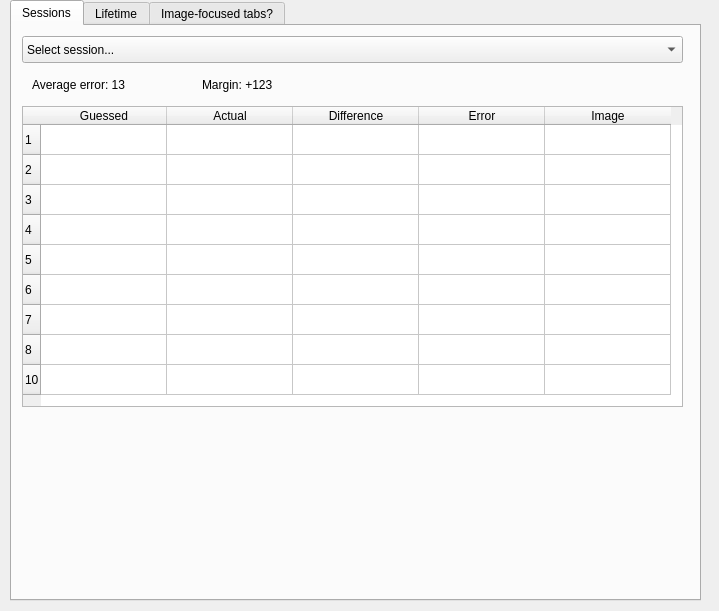
<?xml version="1.0" encoding="UTF-8"?>
<ui version="4.0">
 <class>Stats</class>
 <widget class="QWidget" name="Stats">
  <property name="geometry">
   <rect>
    <x>0</x>
    <y>0</y>
    <width>719</width>
    <height>611</height>
   </rect>
  </property>
  <property name="windowTitle">
   <string>Stats Design</string>
  </property>
  <widget class="QTabWidget" name="tabWidget">
   <property name="geometry">
    <rect>
     <x>10</x>
     <y>0</y>
     <width>691</width>
     <height>601</height>
    </rect>
   </property>
   <property name="tabShape">
    <enum>QTabWidget::Rounded</enum>
   </property>
   <property name="currentIndex">
    <number>0</number>
   </property>
   <widget class="QWidget" name="tab">
    <attribute name="title">
     <string>Sessions</string>
    </attribute>
    <widget class="QComboBox" name="comboBox">
     <property name="geometry">
      <rect>
       <x>10</x>
       <y>10</y>
       <width>661</width>
       <height>27</height>
      </rect>
     </property>
     <item>
      <property name="text">
       <string>Select session...</string>
      </property>
     </item>
     <item>
      <property name="text">
       <string>Session 1</string>
      </property>
     </item>
     <item>
      <property name="text">
       <string>Session 2</string>
      </property>
     </item>
    </widget>
    <widget class="QTableWidget" name="tableWidget">
     <property name="geometry">
      <rect>
       <x>10</x>
       <y>80</y>
       <width>661</width>
       <height>301</height>
      </rect>
     </property>
     <attribute name="horizontalHeaderCascadingSectionResizes">
      <bool>false</bool>
     </attribute>
     <attribute name="horizontalHeaderDefaultSectionSize">
      <number>126</number>
     </attribute>
     <row>
      <property name="text">
       <string>1</string>
      </property>
     </row>
     <row>
      <property name="text">
       <string>2</string>
      </property>
     </row>
     <row>
      <property name="text">
       <string>3</string>
      </property>
     </row>
     <row>
      <property name="text">
       <string>4</string>
      </property>
     </row>
     <row>
      <property name="text">
       <string>5</string>
      </property>
     </row>
     <row>
      <property name="text">
       <string>6</string>
      </property>
     </row>
     <row>
      <property name="text">
       <string>7</string>
      </property>
     </row>
     <row>
      <property name="text">
       <string>8</string>
      </property>
     </row>
     <row>
      <property name="text">
       <string>10</string>
      </property>
     </row>
     <column>
      <property name="text">
       <string>Guessed</string>
      </property>
     </column>
     <column>
      <property name="text">
       <string>Actual</string>
      </property>
     </column>
     <column>
      <property name="text">
       <string>Difference</string>
      </property>
     </column>
     <column>
      <property name="text">
       <string>Error</string>
      </property>
     </column>
     <column>
      <property name="text">
       <string>Image</string>
      </property>
     </column>
    </widget>
    <widget class="QLabel" name="label_6">
     <property name="geometry">
      <rect>
       <x>20</x>
       <y>50</y>
       <width>151</width>
       <height>17</height>
      </rect>
     </property>
     <property name="text">
      <string>Average error: 13</string>
     </property>
    </widget>
    <widget class="QLabel" name="label_7">
     <property name="geometry">
      <rect>
       <x>190</x>
       <y>50</y>
       <width>151</width>
       <height>17</height>
      </rect>
     </property>
     <property name="text">
      <string>Margin: +123</string>
     </property>
    </widget>
   </widget>
   <widget class="QWidget" name="tab_2">
    <attribute name="title">
     <string>Lifetime</string>
    </attribute>
    <widget class="KPlotWidget" name="kplotwidget">
     <property name="geometry">
      <rect>
       <x>30</x>
       <y>80</y>
       <width>621</width>
       <height>211</height>
      </rect>
     </property>
     <property name="backgroundColor">
      <color>
       <red>255</red>
       <green>255</green>
       <blue>255</blue>
      </color>
     </property>
     <property name="foregroundColor">
      <color>
       <red>0</red>
       <green>0</green>
       <blue>0</blue>
      </color>
     </property>
    </widget>
    <widget class="QLabel" name="label">
     <property name="geometry">
      <rect>
       <x>30</x>
       <y>50</y>
       <width>141</width>
       <height>17</height>
      </rect>
     </property>
     <property name="text">
      <string>Average Error: 123</string>
     </property>
    </widget>
    <widget class="QLabel" name="label_2">
     <property name="geometry">
      <rect>
       <x>30</x>
       <y>320</y>
       <width>141</width>
       <height>17</height>
      </rect>
     </property>
     <property name="text">
      <string>Average Margin: 123</string>
     </property>
    </widget>
    <widget class="KPlotWidget" name="kplotwidget_2">
     <property name="geometry">
      <rect>
       <x>30</x>
       <y>350</y>
       <width>621</width>
       <height>211</height>
      </rect>
     </property>
     <property name="backgroundColor">
      <color>
       <red>255</red>
       <green>255</green>
       <blue>255</blue>
      </color>
     </property>
     <property name="foregroundColor">
      <color>
       <red>0</red>
       <green>0</green>
       <blue>0</blue>
      </color>
     </property>
     <property name="grid" stdset="0">
      <bool>false</bool>
     </property>
    </widget>
    <widget class="QLabel" name="label_3">
     <property name="geometry">
      <rect>
       <x>40</x>
       <y>10</y>
       <width>141</width>
       <height>17</height>
      </rect>
     </property>
     <property name="text">
      <string>Total guesses: 123</string>
     </property>
    </widget>
    <widget class="QLabel" name="label_4">
     <property name="geometry">
      <rect>
       <x>260</x>
       <y>10</y>
       <width>141</width>
       <height>17</height>
      </rect>
     </property>
     <property name="text">
      <string>Total something: 123</string>
     </property>
    </widget>
    <widget class="QLabel" name="label_5">
     <property name="geometry">
      <rect>
       <x>470</x>
       <y>10</y>
       <width>141</width>
       <height>17</height>
      </rect>
     </property>
     <property name="text">
      <string>Total stuff: 123</string>
     </property>
    </widget>
   </widget>
   <widget class="QWidget" name="tab_3">
    <attribute name="title">
     <string>Image-focused tabs?</string>
    </attribute>
    <widget class="QListWidget" name="listWidget">
     <property name="geometry">
      <rect>
       <x>10</x>
       <y>20</y>
       <width>81</width>
       <height>541</height>
      </rect>
     </property>
     <item>
      <property name="text">
       <string>session 1</string>
      </property>
     </item>
     <item>
      <property name="text">
       <string>session 2</string>
      </property>
     </item>
    </widget>
    <widget class="QScrollArea" name="scrollArea">
     <property name="geometry">
      <rect>
       <x>100</x>
       <y>20</y>
       <width>571</width>
       <height>441</height>
      </rect>
     </property>
     <property name="widgetResizable">
      <bool>true</bool>
     </property>
     <widget class="QWidget" name="scrollAreaWidgetContents">
      <property name="geometry">
       <rect>
        <x>0</x>
        <y>0</y>
        <width>569</width>
        <height>439</height>
       </rect>
      </property>
     </widget>
    </widget>
   </widget>
  </widget>
 </widget>
 <customwidgets>
  <customwidget>
   <class>KPlotWidget</class>
   <extends>QFrame</extends>
   <header>kplotwidget.h</header>
  </customwidget>
 </customwidgets>
 <resources/>
 <connections/>
</ui>
